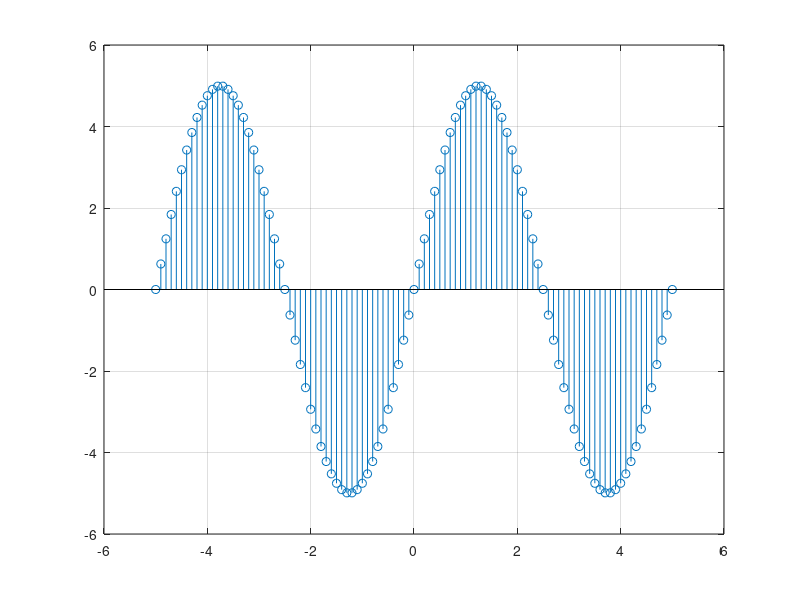

Write the MATLAB code that produced this figure. (Note: this script raises an error after producing the figure.)
T=input("Enter the time period")
a=input("enter the amplitude")
t=-T:0.1:T
y=a*sin((2*pi)/T*t);
stem(t,y)
hold on
grid on
axis([-T T 3 -3])
xlabel('Time')
ylabel('Amplitude')
title('Sinusoidal Signal')
